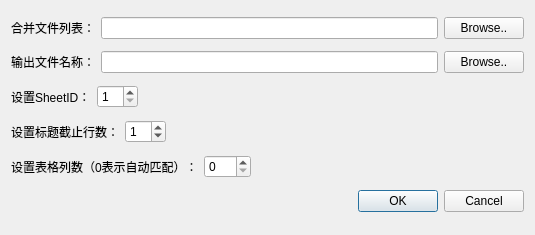
<?xml version="1.0" encoding="UTF-8"?>
<ui version="4.0">
 <class>DialogMergeXls</class>
 <widget class="QDialog" name="DialogMergeXls">
  <property name="geometry">
   <rect>
    <x>0</x>
    <y>0</y>
    <width>535</width>
    <height>235</height>
   </rect>
  </property>
  <property name="windowTitle">
   <string>Dialog</string>
  </property>
  <layout class="QVBoxLayout" name="verticalLayout">
   <item>
    <layout class="QHBoxLayout" name="horizontalLayout">
     <item>
      <widget class="QLabel" name="label_in">
       <property name="text">
        <string>合并文件列表：</string>
       </property>
      </widget>
     </item>
     <item>
      <widget class="QLineEdit" name="lineEdit_in">
       <property name="enabled">
        <bool>true</bool>
       </property>
       <property name="readOnly">
        <bool>true</bool>
       </property>
      </widget>
     </item>
     <item>
      <widget class="QPushButton" name="pushButton_in">
       <property name="text">
        <string>Browse..</string>
       </property>
      </widget>
     </item>
    </layout>
   </item>
   <item>
    <layout class="QHBoxLayout" name="horizontalLayout_2">
     <item>
      <widget class="QLabel" name="label_out">
       <property name="text">
        <string>输出文件名称：</string>
       </property>
      </widget>
     </item>
     <item>
      <widget class="QLineEdit" name="lineEdit_out">
       <property name="enabled">
        <bool>true</bool>
       </property>
       <property name="readOnly">
        <bool>true</bool>
       </property>
      </widget>
     </item>
     <item>
      <widget class="QPushButton" name="pushButton_out">
       <property name="text">
        <string>Browse..</string>
       </property>
      </widget>
     </item>
    </layout>
   </item>
   <item>
    <layout class="QHBoxLayout" name="horizontalLayout_5">
     <item>
      <widget class="QLabel" name="label_sheetID">
       <property name="text">
        <string>设置SheetID：</string>
       </property>
      </widget>
     </item>
     <item>
      <widget class="QSpinBox" name="spinBox_sheetID">
       <property name="minimum">
        <number>1</number>
       </property>
       <property name="value">
        <number>1</number>
       </property>
      </widget>
     </item>
     <item>
      <spacer name="horizontalSpacer_2">
       <property name="orientation">
        <enum>Qt::Horizontal</enum>
       </property>
       <property name="sizeHint" stdset="0">
        <size>
         <width>40</width>
         <height>20</height>
        </size>
       </property>
      </spacer>
     </item>
    </layout>
   </item>
   <item>
    <layout class="QHBoxLayout" name="horizontalLayout_3">
     <item>
      <widget class="QLabel" name="label_titleEnd">
       <property name="text">
        <string>设置标题截止行数：</string>
       </property>
      </widget>
     </item>
     <item>
      <widget class="QSpinBox" name="spinBox_titleEnd">
       <property name="value">
        <number>1</number>
       </property>
      </widget>
     </item>
     <item>
      <spacer name="horizontalSpacer">
       <property name="orientation">
        <enum>Qt::Horizontal</enum>
       </property>
       <property name="sizeHint" stdset="0">
        <size>
         <width>40</width>
         <height>20</height>
        </size>
       </property>
      </spacer>
     </item>
    </layout>
   </item>
   <item>
    <layout class="QHBoxLayout" name="horizontalLayout_4">
     <item>
      <widget class="QLabel" name="label_column">
       <property name="text">
        <string>设置表格列数（0表示自动匹配）：</string>
       </property>
      </widget>
     </item>
     <item>
      <widget class="QSpinBox" name="spinBox_column">
       <property name="maximum">
        <number>256</number>
       </property>
       <property name="value">
        <number>0</number>
       </property>
      </widget>
     </item>
     <item>
      <spacer name="horizontalSpacer_3">
       <property name="orientation">
        <enum>Qt::Horizontal</enum>
       </property>
       <property name="sizeHint" stdset="0">
        <size>
         <width>40</width>
         <height>20</height>
        </size>
       </property>
      </spacer>
     </item>
    </layout>
   </item>
   <item>
    <widget class="QDialogButtonBox" name="buttonBox">
     <property name="orientation">
      <enum>Qt::Horizontal</enum>
     </property>
     <property name="standardButtons">
      <set>QDialogButtonBox::Cancel|QDialogButtonBox::Ok</set>
     </property>
    </widget>
   </item>
  </layout>
 </widget>
 <resources/>
 <connections>
  <connection>
   <sender>buttonBox</sender>
   <signal>accepted()</signal>
   <receiver>DialogMergeXls</receiver>
   <slot>accept()</slot>
   <hints>
    <hint type="sourcelabel">
     <x>248</x>
     <y>254</y>
    </hint>
    <hint type="destinationlabel">
     <x>157</x>
     <y>274</y>
    </hint>
   </hints>
  </connection>
  <connection>
   <sender>buttonBox</sender>
   <signal>rejected()</signal>
   <receiver>DialogMergeXls</receiver>
   <slot>reject()</slot>
   <hints>
    <hint type="sourcelabel">
     <x>316</x>
     <y>260</y>
    </hint>
    <hint type="destinationlabel">
     <x>286</x>
     <y>274</y>
    </hint>
   </hints>
  </connection>
 </connections>
</ui>
